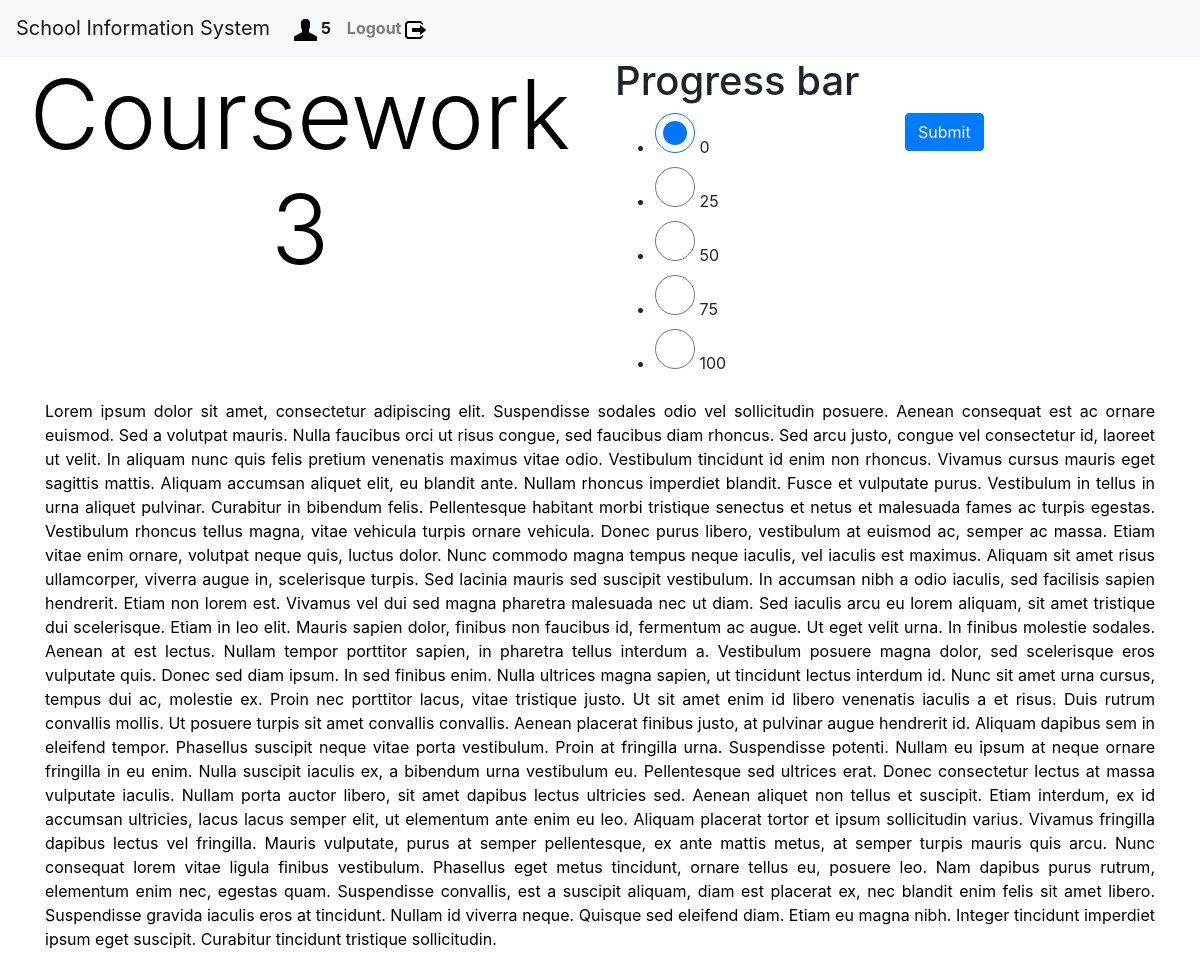
The page /coursework_details/3/3/ (signed in) on the database its author committed.
### sis/models.py (models this page shows, shortened)
class Coursework(models.Model):
    title = models.CharField(max_length=255, unique=True)
    start = models.DateField()
    end = models.DateField()
    description =  models.TextField(blank=True, null=True)
    percentage = models.IntegerField(blank=True, null=True)
    module = models.ForeignKey(Module, on_delete=models.CASCADE)

### sis/views.py (the view)
# urls.py: path('coursework_details/<int:module_id>/<int:coursework_id>/', views.coursework_details, name='coursework_details'),
def coursework_details(request, module_id, coursework_id):
    form = CourseworkCompletedForm(request.POST or None)
    print(form)
    print(form.is_valid())
    if form.is_valid():
        print(form.cleaned_data.get('percentage'))
        object = UserCourseworkMembership.objects.get(user=request.session['user_id'],coursework=coursework_id)
        object.percentage = form.cleaned_data.get('percentage')
        object.save()
    coursework = Coursework.objects.get(id=coursework_id)
    print(request.session['user_id'])
    user_cousework_object = UserCourseworkMembership.objects.get(user=request.session['user_id'],coursework=coursework)
    print("here should be the coursework specifications")
    return render(request, 'sis/coursework_details.html', {'form':form,'module_id' : module_id, 'coursework_id' : coursework_id, 'coursework_details': coursework.description, 'coursework_title':coursework.title})

### sis/forms.py
class CourseworkCompletedForm(forms.ModelForm):
    class Meta:
        model = UserCourseworkMembership
        fields = ['percentage']
        widgets = {
            'percentage': forms.RadioSelect(),
        }

### sis/templates/sis/coursework_details.html (shortened to what this page needs)
{% extends 'sis/base.html' %}
{% block content %}
<div class="row">
  <div class="col-sm">
    <h1 class="display-1"><p class="text-center">{{coursework_title}}</p></h1>
  </div>
  <div class="col-sm">
      <div class="row">
        <div class="col">
          <h1>Progress bar</h1>
        </div>
      </div>
      <div class="row">
        <div class="col">
        <form method="post" novalidate>
          <div class="form-row">
            <div class="col">
                {% for field in form %}
                  {{field}}
                {% endfor %}
            </div>
            <div class="col">
              <button type="submit" class="btn btn-primary">Submit</button>
            </div>
          </div>
        </form>
        </div>
      </div>
  </div>
</div>
</div>
<div class="container">
  <p class="text-justify">{{coursework_details}}</p>
</div>
{% endblock %}

### sis/static/mystyle.css (style rules this page uses)
p { text-align: center; color: black; }
input[type=radio] { width:40px; height:40px; }

### rows shown on the page
Coursework: title "Coursework 3", description "Lorem ipsum dolor sit amet, consectetur adipiscing elit. Suspendisse sodales odio vel sollicitudin posuere. Aenean consequat est ac ornare euismod. Sed a volutpat mauris. Nulla faucibus orci ut risus congue, sed faucibus diam rhoncus. Sed arcu justo, congue vel consectetur id, laoreet ut velit. In aliquam nunc quis felis pretium venenatis maximus vitae odio. Vestibulum tincidunt id enim non rhoncus. Vivamus cursus mauris eget sagittis mattis. Aliquam accumsan aliquet elit, eu blandit ante. Nullam rhoncus imperdiet blandit. Fusce et vulputate purus. Vestibulum in tellus in urna aliquet pulvinar. Curabitur in bibendum felis. Pellentesque habitant morbi tristique senectus et netus et malesuada…"

### other values the page prints
{{ request.session.username }} "5"
